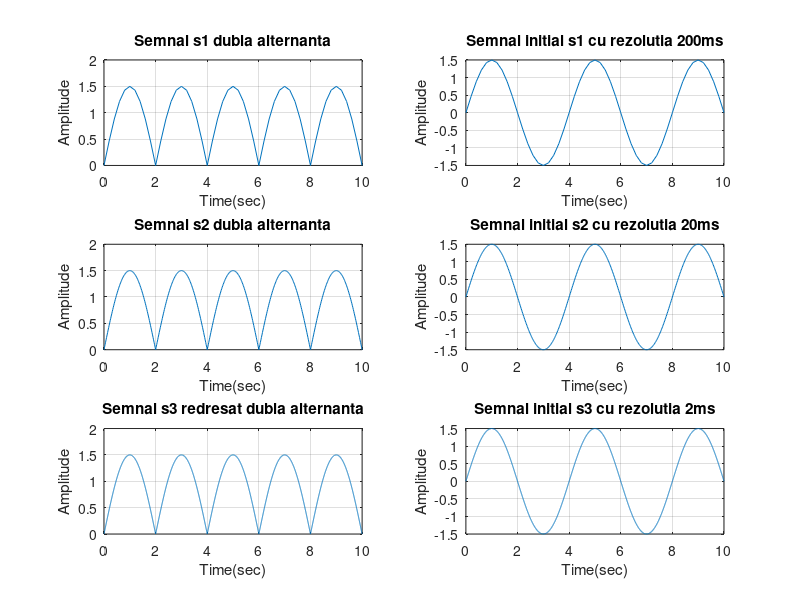

MATLAB code to generate this figure:
t1=0:0.2:10;
s1=abs(1.5*sin(2*pi*0.25*t1));

subplot(3,2,1)
plot(t1,s1),grid
title('Semnal s1 dubla alternanta')
xlabel('Time(sec)')
ylabel('Amplitude')

t2=0:0.02:10;
s2=abs(1.5*sin(2*pi*0.25*t2));

subplot(3,2,3)
plot(t2,s2),grid
title('Semnal s2 dubla alternanta')
xlabel('Time(sec)')
ylabel('Amplitude')

t3=0:0.002:10;
s3=abs(1.5*sin(2*pi*0.25*t3));
subplot(3,2,5)
plot(t3,s3),grid
title('Semnal s3 redresat dubla alternanta')
xlabel('Time(sec)')
ylabel('Amplitude')

s11=1.5*sin(2*pi*0.25*t1);
subplot(3,2,2)
plot(t1,s11),grid
title('Semnal initial s1 cu rezolutia 200ms')
xlabel('Time(sec)')
ylabel('Amplitude')

s12=1.5*sin(2*pi*0.25*t2);
subplot(3,2,4)
plot(t2,s12),grid
title('Semnal initial s2 cu rezolutia 20ms')
xlabel('Time(sec)')
ylabel('Amplitude')

s13=1.5*sin(2*pi*0.25*t3);
subplot(3,2,6)
plot(t3,s13),grid
title('Semnal initial s3 cu rezolutia 2ms')
xlabel('Time(sec)')
ylabel('Amplitude')